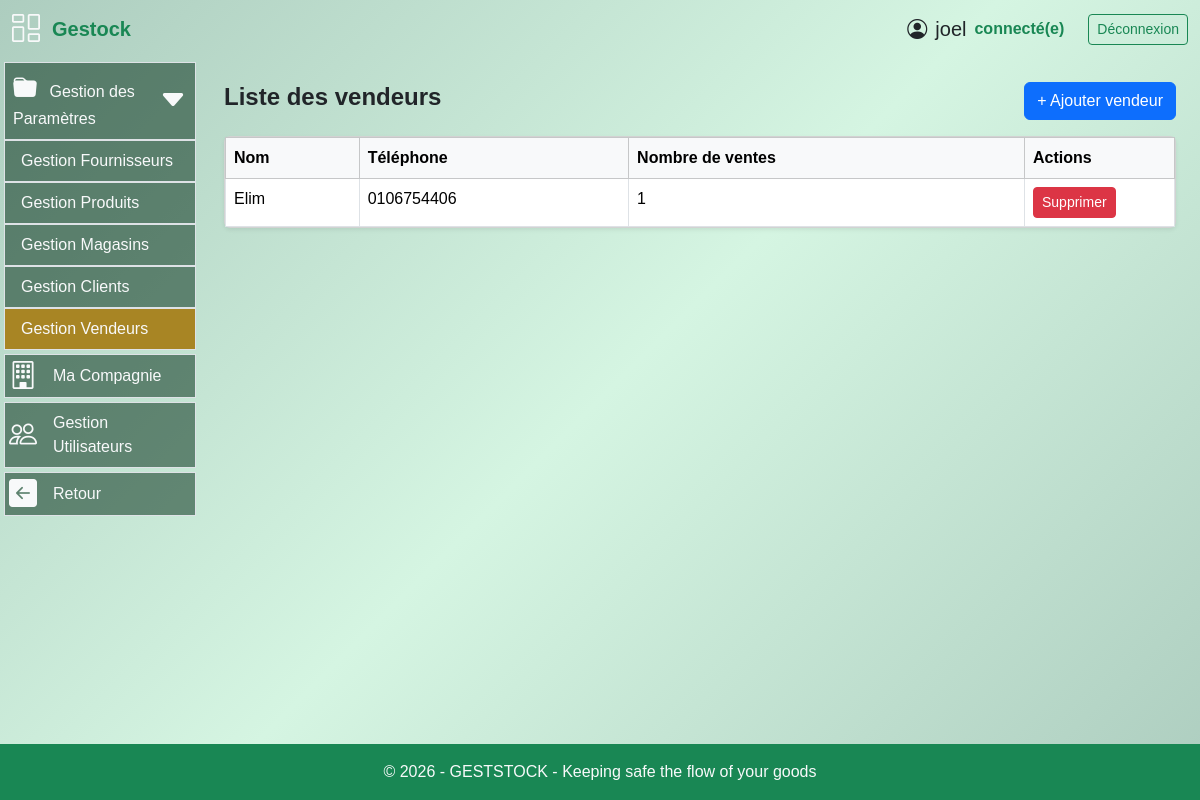
Before: /gestion_materiel/vendeurs (signed in) with the older database file.
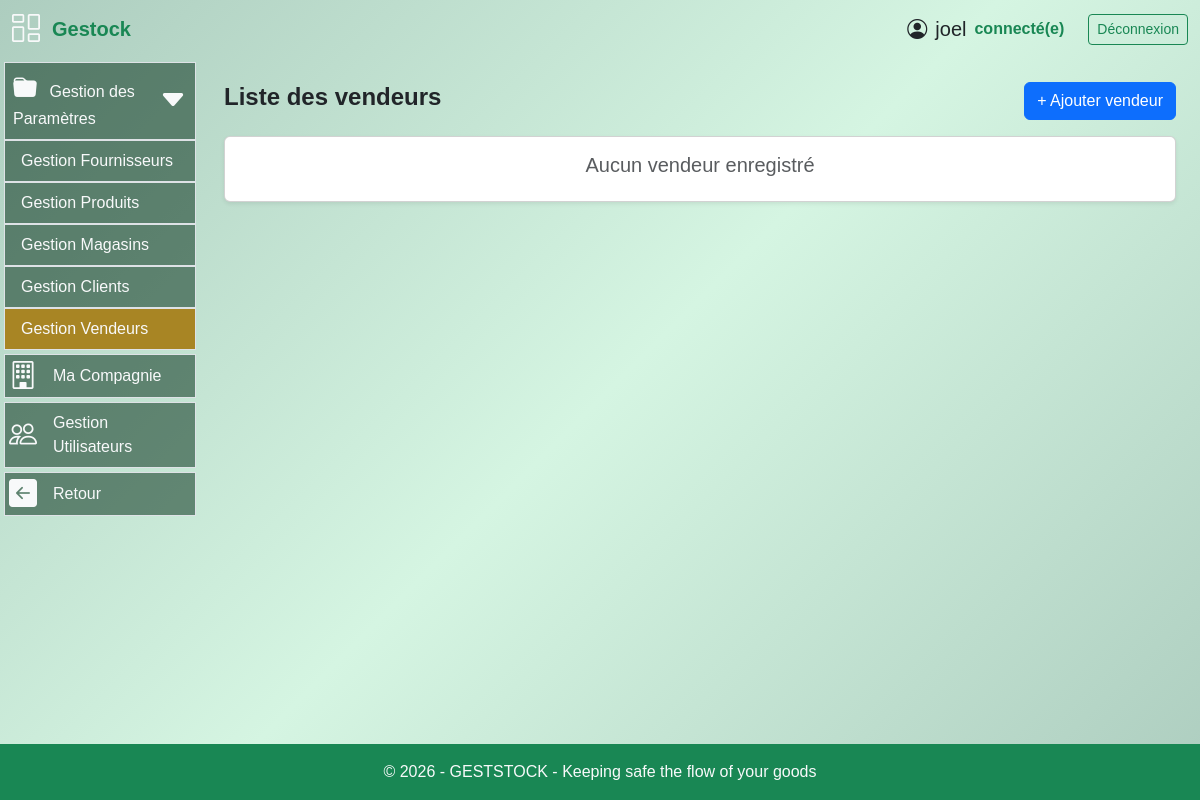
After: the same page with the newer database file.
### models.py (models this page shows, shortened)
class User(UserMixin, db.Model):
  id = db.Column(db.Integer, primary_key=True)
  username = db.Column(db.String(64), index=True, nullable=False)
  email = db.Column(db.String(120), unique=True, nullable=False)
  password_hash = db.Column(db.String(256))
  role = db.Column(db.String(20), nullable=False, default='operateur')
  joined_at = db.Column(db.DateTime(), default = datetime.utcnow, index = True)
  must_change_password = db.Column(db.Boolean, default=False)
  __table_args__ = (
      db.UniqueConstraint('email', name='uq_user_email'),
  )

class Vendeur(db.Model):
    __tablename__ = "vendeur"
    id = db.Column(db.Integer, primary_key=True)
    nom = db.Column(db.String(100), nullable=False)
    telephone = db.Column(db.String(20), nullable=False)
    ventes = db.relationship("Vente", backref="vendeur", lazy=True)

### routes.py (the view)
@app.route("/gestion_materiel/vendeurs")
@login_required
def liste_vendeurs():
    vendeurs = (
        Vendeur.query
        .order_by(Vendeur.nom.asc())
        .all()
    )
    return render_template(
        "liste_vendeurs.html",
        vendeurs=vendeurs
    )

### routes.py (called while the page is built)
@app.after_request
def disable_cache(response):
    response.headers["Cache-Control"] = "no-store, no-cache, must-revalidate, private"
    response.headers["Pragma"] = "no-cache"
    response.headers["Expires"] = "0"
    return response

@login_manager.user_loader
def load_user(user_id):
    return User.query.get(int(user_id))

@app.context_processor
def utility_processor():
    def is_active(prefix):
        return request.endpoint and prefix in request.endpoint
    return dict(is_active=is_active)

### templates/liste_vendeurs.html (shortened to what this page needs)
{% extends "base.html" %}
{% block content %}
<div class="container mt-4">
    <div class="d-flex justify-content-between align-items-center mb-3">
        <h4 class="fw-bold">Liste des vendeurs</h4>
        <button class="btn btn-primary"
                data-bs-toggle="modal"
                data-bs-target="#modalVendeur">
            + Ajouter vendeur
        </button>
    </div>
    {% if vendeurs %}
    <div class="card shadow-sm">
        <div class="card-body p-0">
            <table class="table table-bordered table-hover mb-0">
                <thead class="table-light">
                    <tr>
                        <th>Nom</th>
                        <th>Téléphone</th>
                        <th>Nombre de ventes</th>
                        <th width="150">Actions</th>
                    </tr>
                </thead>
                <tbody>
                    {% for vendeur in vendeurs %}
                    <tr>
                        <td>{{ vendeur.nom }}</td>
                        <td>{{ vendeur.telephone }}</td>
                        <td>{{ vendeur.ventes|length }}</td>
                        <td>
                            <form method="POST"
                                  action="{{ url_for('supprimer_vendeur', vendeur_id=vendeur.id) }}"
                                  onsubmit="return confirm('Supprimer ce vendeur ?')">
                                <button type="submit"
                                        class="btn btn-sm btn-danger">
                                    Supprimer
                                </button>
                            </form>
                        </td>
                    </tr>
                    {% endfor %}
                </tbody>
            </table>
        </div>
    </div>
    {% else %}
    <div class="card shadow-sm">
        <div class="card-body text-center py-3">
            <h5 class="text-muted mb-2">Aucun vendeur enregistré</h5>
        </div>
    </div>
    {% endif %}
</div>
{% endblock %}

### templates/base.html (shortened to what this page needs)
<!DOCTYPE html>
<html lang="fr">
<head>
    <link rel="stylesheet" href="/static/style/styles.css">
    <link rel="stylesheet" href="{{ url_for('static', filename='css/bootstrap.min.css') }}">
    <link rel="stylesheet" href="{{ url_for('static', filename='style/styles.css') }}">
    <link rel="stylesheet" href="https://cdn.jsdelivr.net/npm/bootstrap-icons@1.11.3/font/bootstrap-icons.css">
</head>
<body class="d-flex flex-column min-vh-100 bg-gradient-success">
    <header class="container-fluid py-2">
        <div class="row align-items-between">
            <div class="col-2 gap-2 d-flex align-items-center">
                    <i class="bi bi-columns-gap text-light fs-3"></i>
                <span class="fs-5 px-1 fw-semibold text-success">
                    Gestock
                </span>
            </div>
            <div class="col-10 d-flex gap-4 justify-content-end align-items-center">
                {% if current_user.is_authenticated %}
                    <div class="d-flex justify-content-end align-items-center ">
                        <span class="fs-5 d-flex justify-content-end mx-2 align-items-center">
                            <i class="bi bi-person-circle fs-5 mx-2"></i>
                            {{ current_user.username }}
                        </span>
                        <span class="fs-6 fw-semibold text-success">connecté(e)</span>
                    </div>
                    <div>
                        <a href="{{ url_for('logout') }}" class="btn btn-sm btn-outline-success">
                            Déconnexion
                        </a>
                    </div>
                {% endif %}
            </div>
        </div>
    </header>
    <main class="container-fluid flex-fill">
            <div class="row">
                {% if current_user.is_authenticated %}
                {% if request.path.startswith('/gestion_materiel') %}
                <nav class="col-3 col-md-2 p-1">
                            {% set active_pages = ['paiement', 'produit', 'client', 'dashboard', 'transaction', 'facture', 'stock', 'user'] %}
                        <ul class="nav flex-column gap-1">
                            {% if current_user.role in ["superadmin","admin","operateur","finance"] %}
                            <li class="nav-item bg-nav border">
                                <a class="nav-link text-light d-flex align-items-center justify-content-between px-2"
                                data-bs-toggle="collapse"
                                href="#menuParam"
                                role="button"
                                aria-expanded="false">
                                    <div>
                                        <i class="bi bi-folder-fill fs-4 me-2"></i>
                                        Gestion des Paramètres
                                    </div>
                                    <i class="bi bi-caret-down-fill fs-3"></i>
                                </a>
                                <div class="collapse {% if is_active('client')
                                                        or is_active('fournisseur')
                                                        or is_active('produit')
                                                        or is_active('magasin')
                                                        or is_active('liste_vendeurs') %}show{% endif %}"
                                    id="menuParam">
                                    <ul class="nav flex-column">
                                        {% if current_user.role in ["superadmin","admin","operateur"] %}
                                        <li class="nav-item border-2 border-top">
                                            <a class="nav-link text-light {% if is_active('fournisseur') %}bg-nav2{% endif %}"
                                            href="{{ url_for('fournisseur') }}">
                                                Gestion Fournisseurs
                                            </a>
                                        </li>
                                        <li class="nav-item border-2 border-top">
                                            <a class="nav-link text-light {% if is_active('produit') %}bg-nav2{% endif %}"
                                            href="{{ url_for('produit') }}">
                                            Gestion Produits
                                        </a>
                                    </li>
                                    <li class="nav-item border-2 border-top">
                                        <a class="nav-link text-light {% if is_active('magasin') %}bg-nav2{% endif %}"
                                            href="{{ url_for('magasin') }}">
                                            Gestion Magasins
                                        </a>
                                    </li>
                                    {% endif %}
                                    {% if current_user.role in ["superadmin","admin","finance","operateur"] %}
                                    <li class="nav-item border-2 border-top">
                                        <a class="nav-link text-light {% if is_active('client') %}bg-nav2{% endif %}"
                                        href="{{ url_for('client') }}">
                                            Gestion Clients
                                        </a>
                                    </li>
                                    {% endif %}
                                    {% if current_user.role in ["superadmin","admin","finance"] %}
                                        <li class="nav-item border-2 border-top">
                                            <a class="nav-link text-light {% if is_active('liste_vendeurs') %}bg-nav2{% endif %}"
                                            href="{{ url_for('liste_vendeurs') }}">
                                                Gestion Vendeurs
                                            </a>
                                        </li>
                                        {% endif %}
                                    </ul>
                                </div>
                            </li>
                            {% endif %}
                            {% if current_user.role in ["admin","superadmin","finance","operateur"] %}
                            <li class="{{ 'bg-nav2' if is_active('compagnie') else '' }} nav-item bg-nav-hover bg-nav px-1 border d-flex flex-fill justify-content-start align-items-center">
                                <i class="bi bi-building fs-3 text-light"></i>
                                <a class="nav-link text-light" href="{{url_for('compagnie')}}">Ma Compagnie</a>
                            </li>
                            {% endif %}
                            {% if current_user.role in ["admin","superadmin"] %}
                            <li class="{{ 'bg-nav2' if is_active('user') else '' }} nav-item bg-nav-hover bg-nav px-1 border d-flex flex-fill justify-content-start align-items-center">
                                <i class="bi bi-people fs-3 text-light"></i>
                                <a class="nav-link text-light" href="{{url_for('user')}}">Gestion Utilisateurs</a>
                            </li>
                            {% endif %}
                            {% if current_user.role in ["superadmin","admin","operateur","finance"] %}
                            <li class="nav-item bg-nav-hover bg-nav px-1 border d-flex flex-fill justify-content-start align-items-center">
                                <i class="bi bi-arrow-left-square-fill text-light fs-3"></i>
                                {% if current_user.role in ["admin","superadmin"] %}
                                    <a class="nav-link text-light"  href="{{url_for('dashboard')}}">Retour</a>
                                {% elif current_user.role == "finance" %}
                                    <a class="nav-link text-light"  href="{{url_for('nouvelle_vente')}}">Retour</a>
                                {% else %}
                                    <a class="nav-link text-light"  href="{{url_for('nouveau_achat')}}">Retour</a>
                                {% endif %}
                            </li>
                            {% endif %}
                        </ul>
                    </nav>
                    {% endif %}
                 {% endif %}
                  <section class="{% if current_user.is_authenticated %}col-9 col-md-10{% else %}col-12{% endif %}">
                     {% block content %}{% endblock %}
                  </section>
             </div>
    </main>
    <footer class="bg-success text-light text-center py-3 mt-auto">
        <p class="mb-0">© 2026 - GESTSTOCK - Keeping safe the flow of your goods </p>
    </footer>
</body>
</html>

### static/style/styles.css (style rules this page uses)
html { height: 100%; }
body { margin: 0; font-family: Arial, sans-serif; }
.bg-gradient-success { background: linear-gradient(135deg, #adcdbf, #d5f5e2, #adcdbf); }
.bg-nav { background-color: #113a248f; }
.bg-nav2 { background-color: #a88524; }

Changed rows visible on the page:
removed Vendeur: nom "Elim", telephone "0106754406", ventes|length "1"
Other visible differences:
text no longer shown: "Nom Téléphone Nombre de ventes Actions"
text now shown: "Aucun vendeur enregistré"
